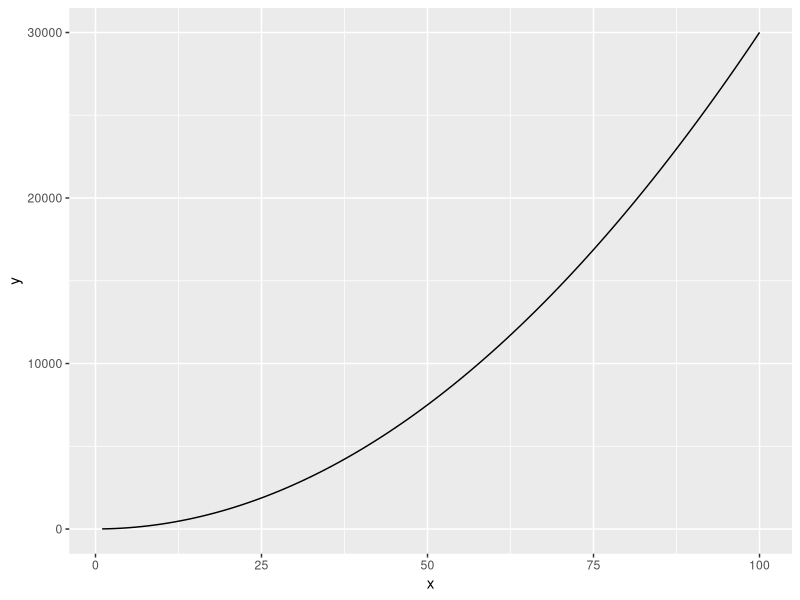
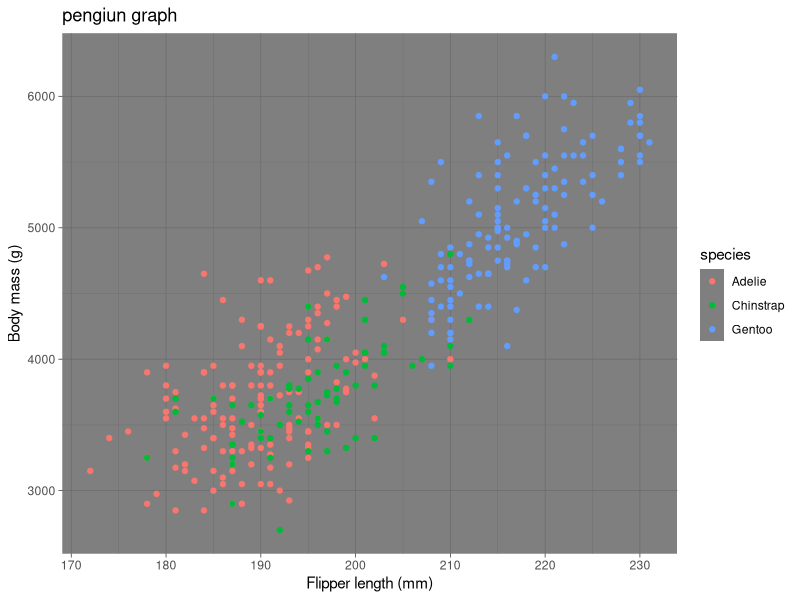

Here is the R script that generated these plots, in order:
## ---- chunk 1
library(tidyverse)
library(palmerpenguins)
## ---- chunk 2
fx <- function(x) {3 * x ^ 2 + 4}

ggplot(data.frame(x = c(1, 100)), aes(x = x)) + geom_function(fun = fx)
#c is combine, basically creating vector with multiple elements in it
## ---- chunk 3
fxyz = expression(2 * x * y +3 * (x ^ 2) * (z ^ 3))
#remember 'expressions' stand for derivative
dfdy = D (fxyz, 'y')
dfdy
#finding the derivative of y

## ---- chunk 4
view(penguins)
penguin_graph <- ggplot(data = penguins, 
                        aes(x = flipper_length_mm, 
                            y=body_mass_g, 
                            color = species)) + 
  geom_point() + 
  labs(x = "Flipper length (mm)", 
       y = "Body mass (g)", 
       title = "pengiun graph") + 
  theme_dark()
penguin_graph
# in graph, it shows us that some information is missing, this in important for other projects
